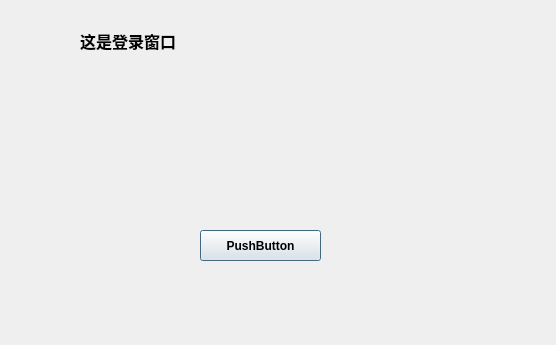
<?xml version="1.0" encoding="UTF-8"?>
<ui version="4.0">
 <class>SignInDialog</class>
 <widget class="QDialog" name="SignInDialog">
  <property name="geometry">
   <rect>
    <x>0</x>
    <y>0</y>
    <width>556</width>
    <height>345</height>
   </rect>
  </property>
  <property name="windowTitle">
   <string>Dialog</string>
  </property>
  <widget class="QPushButton" name="pushButton">
   <property name="geometry">
    <rect>
     <x>200</x>
     <y>230</y>
     <width>121</width>
     <height>31</height>
    </rect>
   </property>
   <property name="font">
    <font>
     <weight>75</weight>
     <bold>true</bold>
    </font>
   </property>
   <property name="text">
    <string>PushButton</string>
   </property>
  </widget>
  <widget class="QLabel" name="label">
   <property name="geometry">
    <rect>
     <x>80</x>
     <y>30</y>
     <width>141</width>
     <height>21</height>
    </rect>
   </property>
   <property name="font">
    <font>
     <pointsize>12</pointsize>
     <weight>75</weight>
     <bold>true</bold>
    </font>
   </property>
   <property name="text">
    <string>这是登录窗口</string>
   </property>
  </widget>
 </widget>
 <resources/>
 <connections/>
</ui>
